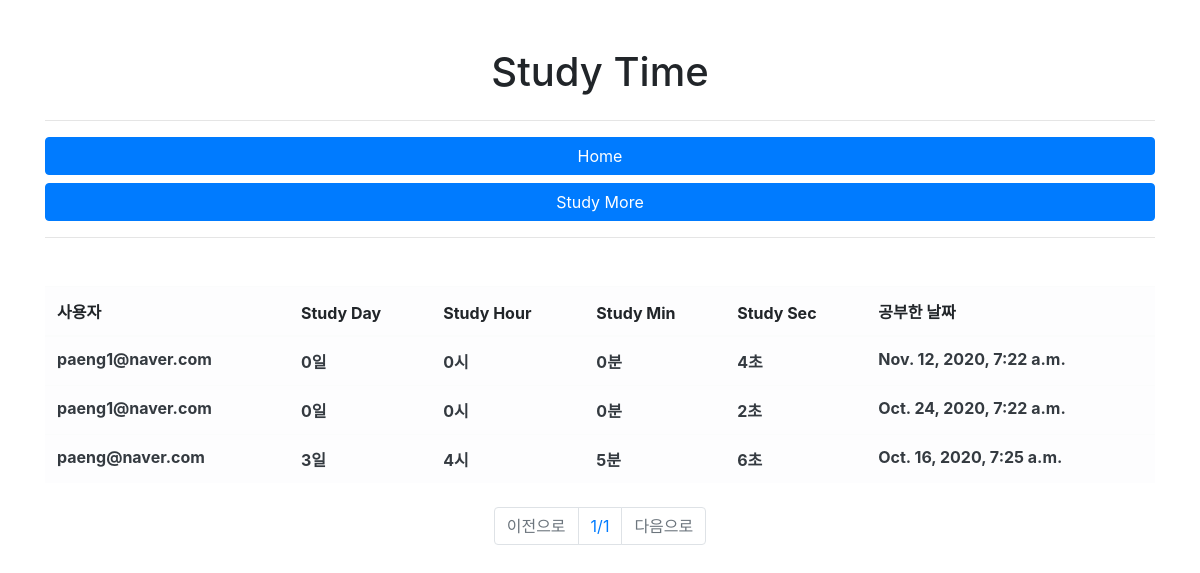
Before: /timer_rank/ with the older database file.
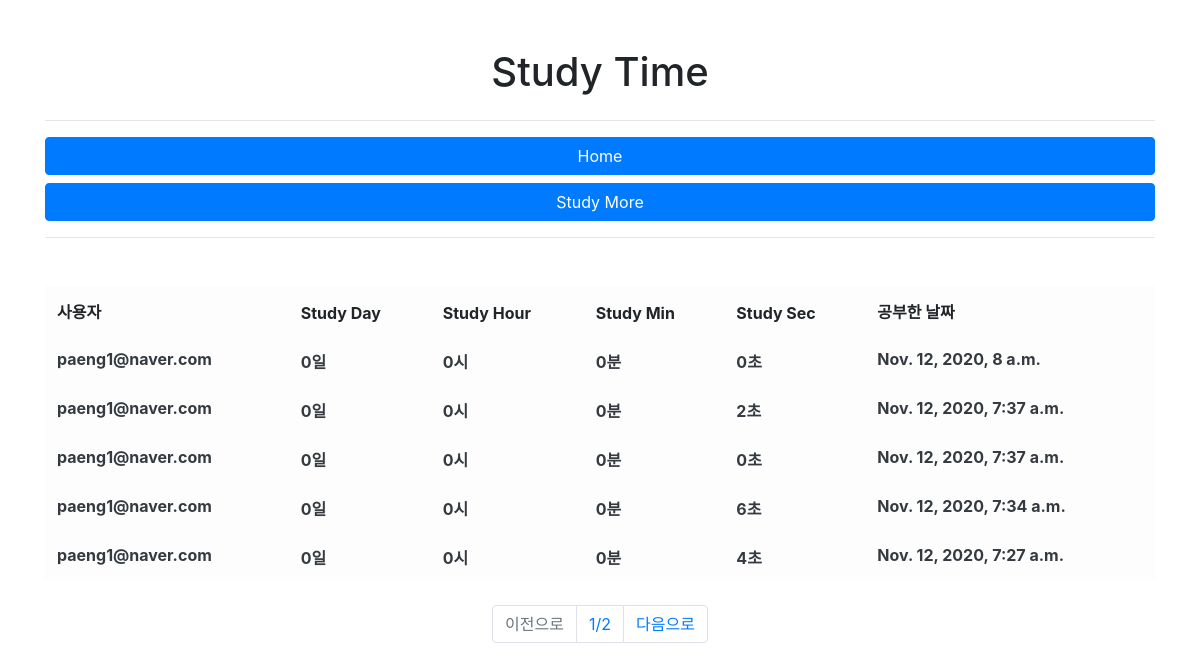
After: the same page with the newer database file.
### timer/models.py (models this page shows, shortened)
class Timer(models.Model):
    user = models.ForeignKey('user.User', on_delete=models.CASCADE, verbose_name='사용자')
    study_day = models.IntegerField(verbose_name='공부한 날')
    study_hour = models.IntegerField(verbose_name='시간')
    study_min = models.IntegerField(verbose_name='분')
    study_sec = models.IntegerField(verbose_name='초')
    register_date = models.DateTimeField(auto_now_add=True, verbose_name='등록날짜')
    class Meta:
        db_table = 'timer'
        verbose_name = '공부시간'
        verbose_name_plural = '공부시간'

### user/models.py (models this page shows)
class User(models.Model):
    email = models.EmailField(verbose_name='이메일')
    password = models.CharField(max_length=128, verbose_name='비밀번호')
    level = models.CharField(max_length=8, verbose_name='등급',
        choices=(
            ('admin', 'admin'),
            ('user', 'user')
        )
    )
    register_data = models.DateField(auto_now_add=True, verbose_name='등록 날짜')
    def __str__(self):
        return self.email
    class Meta:
        db_table = 'user'
        verbose_name = '사용자'
        verbose_name_plural = '사용자'

### timer/views.py (the view)
# urls.py: path('timer_rank/',TimerList.as_view())
class TimerList(ListView):
    template_name = 'timer_rank.html'
    context_object_name= 'timers'
    def get_queryset(self):
        timer_all = Timer.objects.all().order_by('-id')
        page = int(self.request.GET.get('p',1))
        paginator = Paginator(timer_all,5)
        queryset = paginator.get_page(page)
        return queryset

### timer/templates/timer_rank.html
{% extends "base.html" %}
{% block contents %}
<div class="row mt-5">
    <div class="col-12 text-center">
        <h1>Study Time</h1>
    </div>
</div>
<hr/>
    <div >
        <button class="btn btn-primary btn-block" onclick="location.href='/'">Home</button>
        <button class="btn btn-primary btn-block" onclick="location.href='/timer/'">Study More</button>
    </div>
<hr/>
<div class="row mt-5">
    <div class="col-12">
        <table class="table table-light">
            <thead class="thead-ligth">
                <tr>
                    <th scope="col">사용자</th>
                    <th scope="col">Study Day</th>
                    <th scope="col">Study Hour</th>
                    <th scope="col">Study Min</th>
                    <th scope="col">Study Sec</th>
                    <th scope="col">공부한 날짜</th>
                </tr>
            </thead>
            <tbody class="text-dark">
                {% for timer in timers %}
                <tr>
                    <th scope="row">{{ timer.user }}</th>
                    <th scope="row">{{timer.study_day}}일</th>
                    <th scope="row">{{timer.study_hour}}시</th>
                    <th scope="row">{{timer.study_min}}분</th>
                    <th scope="row">{{timer.study_sec}}초</th>
                    <th scope="row">{{timer.register_date}}</th>
                </tr>
                {% endfor %}
            </tbody>
        </table>
    </div>
</div>
<div class="row mt-2">
    <div class="col-12">
        <nav>
            <ul class="pagination justify-content-center">
                {% if timers.has_previous %}
                <li class="page-item">
                    <a class="page-link" href="?p={{timers.previous_page_number }}">이전으로</a>
                </li>
                {% else %}
                <li class="page-item disabled">
                    <a class="page-link" href="#">이전으로</a>
                </li>
                {% endif %}
                <li class="page-item">
                    <a class="page-link" href="#">{{timers.number}}/{{timers.paginator.num_pages}}</a>
                </li>
                {% if timers.has_next %}
                <li class="page-item">
                    <a class="page-link" href="?p={{ timers.next_page_number }}">다음으로</a>
                </li>
                {% else %}
                <li class="page-item disabled">
                    <a class="page-link" href="#">다음으로</a>
                </li>
                {% endif %}
            </ul>
        </nav>
    </div>
</div>
{% endblock %}

Changed rows visible on the page:
no longer on this page (row unchanged): Timer: user "paeng1@naver.com", study_day "0", study_hour "0", study_min "0", study_sec "4", register_date "Nov. 12, 2020, 7:22 a.m."
no longer on this page (row unchanged): Timer: user "paeng1@naver.com", study_day "0", study_hour "0", study_min "0", study_sec "2", register_date "Oct. 24, 2020, 7:22 a.m."
no longer on this page (row unchanged): Timer: user "paeng@naver.com", study_day "3", study_hour "4", study_min "5", study_sec "6", register_date "Oct. 16, 2020, 7:25 a.m."
added Timer: user "paeng1@naver.com", study_day "0", study_hour "0", study_min "0", study_sec "0", register_date "Nov. 12, 2020, 8 a.m."
added Timer: user "paeng1@naver.com", study_day "0", study_hour "0", study_min "0", study_sec "2", register_date "Nov. 12, 2020, 7:37 a.m."
added Timer: user "paeng1@naver.com", study_day "0", study_hour "0", study_min "0", study_sec "0", register_date "Nov. 12, 2020, 7:37 a.m."
added Timer: user "paeng1@naver.com", study_day "0", study_hour "0", study_min "0", study_sec "6", register_date "Nov. 12, 2020, 7:34 a.m."
added Timer: user "paeng1@naver.com", study_day "0", study_hour "0", study_min "0", study_sec "4", register_date "Nov. 12, 2020, 7:27 a.m."
Other visible differences:
{{ timers.paginator.num_pages }}: "1" → "2"
